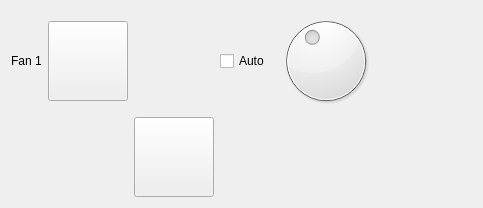
      <widget class="QWidget" name="Temp_Page">
       <layout class="QGridLayout" name="gridLayout_6">
        <item row="0" column="6">
         <widget class="QLabel" name="lblDialTemp">
          <property name="sizePolicy">
           <sizepolicy hsizetype="Maximum" vsizetype="Maximum">
            <horstretch>0</horstretch>
            <verstretch>0</verstretch>
           </sizepolicy>
          </property>
          <property name="minimumSize">
           <size>
            <width>90</width>
            <height>60</height>
           </size>
          </property>
          <property name="maximumSize">
           <size>
            <width>60</width>
            <height>40</height>
           </size>
          </property>
          <property name="text">
           <string/>
          </property>
         </widget>
        </item>
        <item row="0" column="0">
         <widget class="QLabel" name="lblFan1">
          <property name="sizePolicy">
           <sizepolicy hsizetype="Maximum" vsizetype="Maximum">
            <horstretch>0</horstretch>
            <verstretch>0</verstretch>
           </sizepolicy>
          </property>
          <property name="text">
           <string>Fan 1</string>
          </property>
         </widget>
        </item>
        <item row="0" column="1">
         <widget class="QPushButton" name="btnTemp">
          <property name="sizePolicy">
           <sizepolicy hsizetype="Maximum" vsizetype="Maximum">
            <horstretch>0</horstretch>
            <verstretch>0</verstretch>
           </sizepolicy>
          </property>
          <property name="minimumSize">
           <size>
            <width>80</width>
            <height>80</height>
           </size>
          </property>
          <property name="maximumSize">
           <size>
            <width>80</width>
            <height>80</height>
           </size>
          </property>
          <property name="text">
           <string/>
          </property>
          <property name="checkable">
           <bool>true</bool>
          </property>
          <property name="checked">
           <bool>false</bool>
          </property>
         </widget>
        </item>
        <item row="0" column="3">
         <widget class="QCheckBox" name="checkAutoFan">
          <property name="sizePolicy">
           <sizepolicy hsizetype="Maximum" vsizetype="Maximum">
            <horstretch>0</horstretch>
            <verstretch>0</verstretch>
           </sizepolicy>
          </property>
          <property name="text">
           <string>Auto</string>
          </property>
         </widget>
        </item>
        <item row="2" column="2">
         <widget class="QPushButton" name="btnReturnMenu3">
          <property name="sizePolicy">
           <sizepolicy hsizetype="Maximum" vsizetype="Maximum">
            <horstretch>0</horstretch>
            <verstretch>0</verstretch>
           </sizepolicy>
          </property>
          <property name="minimumSize">
           <size>
            <width>80</width>
            <height>80</height>
           </size>
          </property>
          <property name="maximumSize">
           <size>
            <width>80</width>
            <height>80</height>
           </size>
          </property>
          <property name="text">
           <string/>
          </property>
         </widget>
        </item>
        <item row="0" column="5">
         <widget class="QDial" name="dialFan">
          <property name="maximum">
           <number>50</number>
          </property>
          <property name="value">
           <number>20</number>
          </property>
          <property name="tracking">
           <bool>true</bool>
          </property>
         </widget>
        </item>
       </layout>
      </widget>
